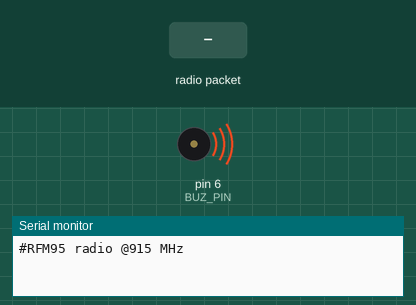
Simulated run of this sketch. Board: Arduino Uno, built with avr-gcc and run on an emulated ATmega328P. On the bench: buzzer (waves = sounding, pin HIGH), the last lines printed to the serial monitor. The test bench sets the inputs (shaded band). No radio packets arrive unless stated; pins used as bus, display or sensor lines are not drawn.

Above: at 1.2 s.
1.3 s: radio packet "1" arrives
At 1.31 s:
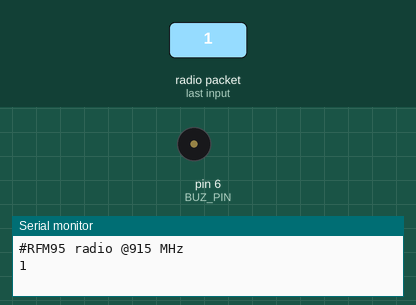
Timing chart, 0 to 4.3 s (numbered marks = the images above; inputs shaded):
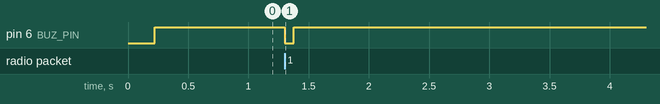

The sketch:

Tracker9X_RX_RAW.ino
```cpp
// Traker9X_RX_RAW -- based on Track9X_RX2
// Bob Senser, 05/16/2020
// used with RF9X
//
// BOARD: Pro Trinket V5/16 MHz (USB)
// ISP: USBtinyISP
//
// Repurposed to work in "RAW" mode only
// 2021-11-06
// * add RAW MODE, lora to serial (no SD, etc)

// Based on "Sara Testbed"
//

#include <SPI.h>
#include <RH_RF95.h>

/************ Radio Setup ***************/
#define RF95_FREQ 915.0

#if defined (__AVR_ATmega328P__)  // Feather 328P w/wing
  #define RFM95_INT     3  //
  #define RFM95_CS      10  //
  #define RFM95_RST     9  // "A"
  #define LED           13 // cannot use for blinking with SPI
#endif
#define BUFFER_SIZE 252
// #define SD_CS 4
#define BUZ_PIN 6

// buzzer 'thread' controller
long buzStop = 0;

// Singleton instance of the radio driver
RH_RF95 rf95(RFM95_CS, RFM95_INT);

void setup()
{
  bool err = 0;
  Serial.begin(9600);
  // SPI init
  pinMode(RFM95_CS, OUTPUT);
  digitalWrite(RFM95_CS, HIGH);
  pinMode(RFM95_RST, OUTPUT);
  // manual reset
  digitalWrite(RFM95_RST, LOW);
  delay(10);
  digitalWrite(RFM95_RST, HIGH);
  delay(10);
  // init buzzer & LED
  pinMode(BUZ_PIN, OUTPUT);
  digitalWrite(BUZ_PIN, HIGH);

  if (!rf95.init()) {
    Serial.println("#LoRa radio init failed");
    err = 1;
  }

  if (!rf95.setFrequency(RF95_FREQ)) {
    Serial.println("#setFrequency failed");
    err = 1;
  } else {
    Serial.print("#RFM95 radio @");  Serial.print((int)RF95_FREQ);  Serial.println(" MHz");
  }

  if (err == 1) {
    Serial.print("#Failed to Init!");
    while (1) { }
  }
  // buzzzz
  buzOn(200);
}

void buzOn(int mSec) {
  buzStop = mSec + millis();
  digitalWrite(BUZ_PIN, LOW);
}
void buzOff() {
  if (millis() > buzStop) {
    digitalWrite(BUZ_PIN, HIGH);
    buzStop = 0;
  }
  return;
}

void loop() {
  buzOff(); // poorman's thread....
  if (rf95.available()) {
    uint8_t buf[BUFFER_SIZE]; // [RH_RF95_MAX_MESSAGE_LEN + 8];
    uint8_t len = sizeof(buf);
    if (rf95.recv(buf, &len)) {
      Serial.write((char *) buf, len);
      buzOn(75);   // buzzzz
    }
  } // of if available
} // of loop
```

Measured:
- after the input at 1.3 s, pin 6 (BUZ_PIN): HIGH → LOW at once, → HIGH 0.08 s later
